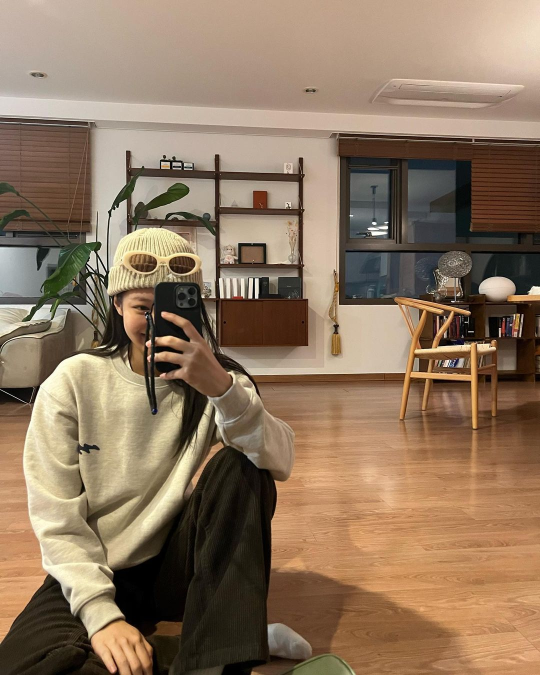
#> input picture res_pygame_gui/jennie.jpg, 1080 x 1350 px, found by its file name (shown at 1/2 size)
$ python img_utils.py
#> lines starting #> are read from the running program, lines starting #| are printed output that depends on the picture; after the words box and inside, x2 and y2 are one past the last pixel; in counts of white or black regions, pixels touching at a corner belong together
import cv2
import numpy as np


def disk_pic_shaping(img_path):
    # disk picture loading
#> called with img_path = './res/pics/jennie.jpg'
    disk = cv2.imread(img_path)
#> disk is the input picture: shape (1350, 1080, 3); mean B, G, R 95.6, 118.6, 142
    width_j, height_j, _ = disk.shape
#> width_j = 1350; height_j = 1080
    # chopping
    size = min(width_j, height_j)
#> size = 1080
    start_width = (width_j - size) // 2
#> start_width = 135
    start_height = (height_j - size) // 2
#> start_height = 0
    disk = disk[start_width: start_width+size, start_height: start_height+size, :]
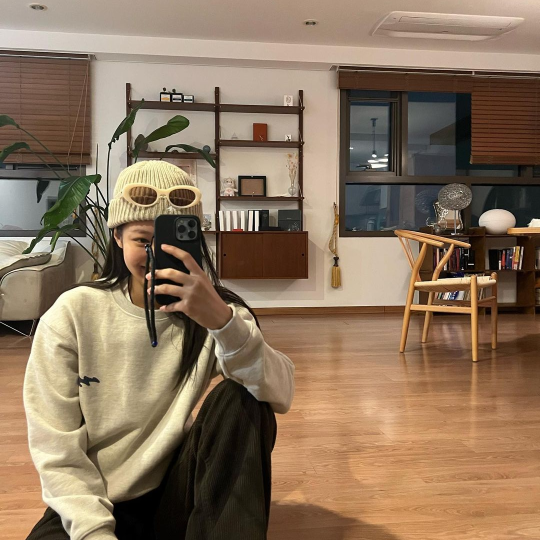
#> disk: shape (1080, 1080, 3) (shown at 1/2 size); mean B, G, R 93.7, 116.5, 139.2
    # scaling
    size = 360
    disk = cv2.resize(disk, (size, size))
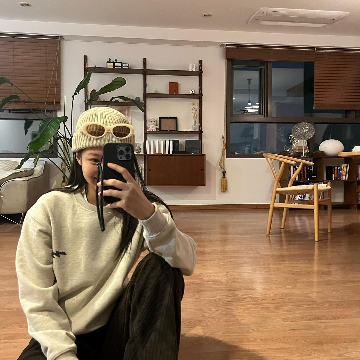
#> disk: shape (360, 360, 3); mean B, G, R 93.7, 116.5, 139.2

    # drawing outer circle
    circleOut = np.zeros((size, size, 3), np.uint8)
    circleOut = cv2.circle(circleOut, (size // 2, size // 2), size // 2, (1, 1, 1), -1, )
    disk *= circleOut
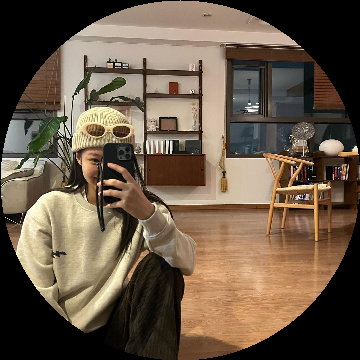
#> disk: shape (360, 360, 3); mean B, G, R 71.3, 88.6, 105

    # drawing inner circle
    disk = cv2.circle(disk, (size//2, size//2), 80, (0,0,0), -1)
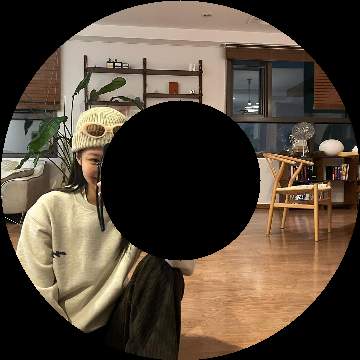
#> disk: shape (360, 360, 3); 15.49% of pixels changed, all inside (x1, y1, x2, y2) = (100, 100, 261, 261)


    idx = len(img_path) - 1
    while idx >= 0 and img_path[idx] != '.':
        idx -= 1
    out_path = "%s_disk.png"%(img_path[:idx])
    print("modified picture will be saved to %s."%out_path)
    cv2.imwrite(out_path, disk)


if __name__ == '__main__':
    disk_pic_shaping('./res/pics/jennie.jpg')
